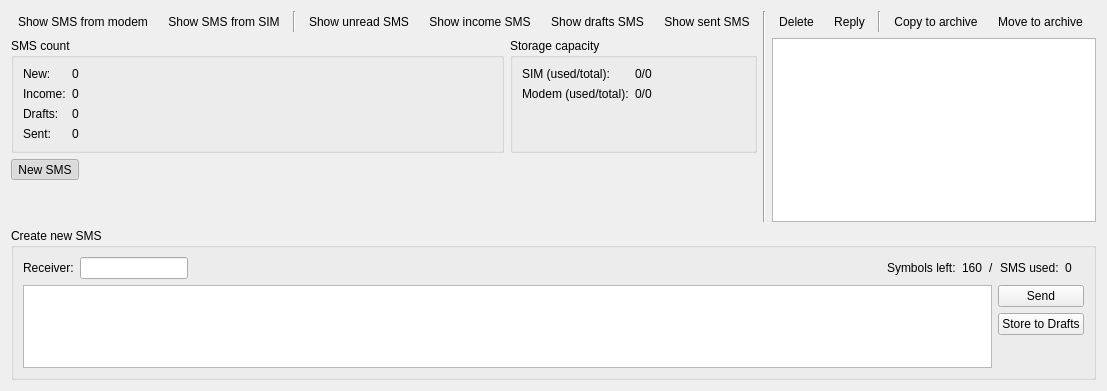
<?xml version="1.0" encoding="UTF-8"?>
<ui version="4.0">
 <class>SmsView</class>
 <widget class="QWidget" name="SmsView">
  <property name="geometry">
   <rect>
    <x>0</x>
    <y>0</y>
    <width>665</width>
    <height>391</height>
   </rect>
  </property>
  <property name="windowTitle">
   <string>SMS</string>
  </property>
  <layout class="QVBoxLayout" name="verticalLayout">
   <item>
    <layout class="QHBoxLayout" name="horizontalLayout">
     <item>
      <layout class="QGridLayout" name="gridLayout_2">
       <item row="2" column="0" colspan="3">
        <widget class="QToolButton" name="newSmsShowButton">
         <property name="text">
          <string>New SMS</string>
         </property>
         <property name="icon">
          <iconset>
           <normaloff>icons/sms_create.png</normaloff>icons/sms_create.png</iconset>
         </property>
         <property name="iconSize">
          <size>
           <width>24</width>
           <height>24</height>
          </size>
         </property>
         <property name="checkable">
          <bool>true</bool>
         </property>
         <property name="checked">
          <bool>true</bool>
         </property>
         <property name="toolButtonStyle">
          <enum>Qt::ToolButtonTextBesideIcon</enum>
         </property>
        </widget>
       </item>
       <item row="1" column="0" colspan="2">
        <widget class="QGroupBox" name="gbSmsCount">
         <property name="title">
          <string>SMS count</string>
         </property>
         <layout class="QFormLayout" name="formLayout_2">
          <item row="0" column="0">
           <widget class="QLabel" name="labelSmsNewCount">
            <property name="text">
             <string>New:</string>
            </property>
           </widget>
          </item>
          <item row="0" column="1">
           <widget class="QLabel" name="labelSmsNewCountValue">
            <property name="text">
             <string>0</string>
            </property>
           </widget>
          </item>
          <item row="1" column="0">
           <widget class="QLabel" name="labelSmsIncomeCount">
            <property name="text">
             <string>Income:</string>
            </property>
           </widget>
          </item>
          <item row="1" column="1">
           <widget class="QLabel" name="labelSmsIncomeCountValue">
            <property name="text">
             <string>0</string>
            </property>
           </widget>
          </item>
          <item row="2" column="0">
           <widget class="QLabel" name="labelSmsDraftsCount">
            <property name="text">
             <string>Drafts:</string>
            </property>
           </widget>
          </item>
          <item row="2" column="1">
           <widget class="QLabel" name="labelSmsDraftsCountValue">
            <property name="text">
             <string>0</string>
            </property>
           </widget>
          </item>
          <item row="3" column="0">
           <widget class="QLabel" name="labelSmsSentCount">
            <property name="text">
             <string>Sent:</string>
            </property>
           </widget>
          </item>
          <item row="3" column="1">
           <widget class="QLabel" name="labelSmsSentCountValue">
            <property name="text">
             <string>0</string>
            </property>
           </widget>
          </item>
         </layout>
        </widget>
       </item>
       <item row="0" column="0" colspan="3">
        <layout class="QHBoxLayout" name="horizontalLayout_2">
         <item>
          <widget class="QToolButton" name="showFromModem">
           <property name="toolTip">
            <string>Show SMS from modem</string>
           </property>
           <property name="text">
            <string>Show SMS from modem</string>
           </property>
           <property name="icon">
            <iconset>
             <normaloff>icons/sms_modem.png</normaloff>icons/sms_modem.png</iconset>
           </property>
           <property name="iconSize">
            <size>
             <width>24</width>
             <height>24</height>
            </size>
           </property>
           <property name="checkable">
            <bool>true</bool>
           </property>
           <property name="autoRaise">
            <bool>true</bool>
           </property>
          </widget>
         </item>
         <item>
          <widget class="QToolButton" name="showFromSim">
           <property name="toolTip">
            <string>Show SMS from SIM</string>
           </property>
           <property name="text">
            <string>Show SMS from SIM</string>
           </property>
           <property name="icon">
            <iconset>
             <normaloff>icons/sms_sim.png</normaloff>icons/sms_sim.png</iconset>
           </property>
           <property name="iconSize">
            <size>
             <width>24</width>
             <height>24</height>
            </size>
           </property>
           <property name="checkable">
            <bool>true</bool>
           </property>
           <property name="autoRaise">
            <bool>true</bool>
           </property>
          </widget>
         </item>
         <item>
          <widget class="Line" name="line">
           <property name="orientation">
            <enum>Qt::Vertical</enum>
           </property>
          </widget>
         </item>
         <item>
          <widget class="QToolButton" name="showUnread">
           <property name="toolTip">
            <string>Show unread SMS</string>
           </property>
           <property name="text">
            <string>Show unread SMS</string>
           </property>
           <property name="icon">
            <iconset>
             <normaloff>icons/sms_unread.png</normaloff>icons/sms_unread.png</iconset>
           </property>
           <property name="iconSize">
            <size>
             <width>24</width>
             <height>24</height>
            </size>
           </property>
           <property name="checkable">
            <bool>true</bool>
           </property>
           <property name="checked">
            <bool>false</bool>
           </property>
           <property name="autoRaise">
            <bool>true</bool>
           </property>
          </widget>
         </item>
         <item>
          <widget class="QToolButton" name="showIncome">
           <property name="toolTip">
            <string>Show income SMS</string>
           </property>
           <property name="text">
            <string>Show income SMS</string>
           </property>
           <property name="icon">
            <iconset>
             <normaloff>icons/sms_income.png</normaloff>icons/sms_income.png</iconset>
           </property>
           <property name="iconSize">
            <size>
             <width>24</width>
             <height>24</height>
            </size>
           </property>
           <property name="checkable">
            <bool>true</bool>
           </property>
           <property name="autoRaise">
            <bool>true</bool>
           </property>
          </widget>
         </item>
         <item>
          <widget class="QToolButton" name="showDrafts">
           <property name="toolTip">
            <string>Show drafts SMS</string>
           </property>
           <property name="text">
            <string>Show drafts SMS</string>
           </property>
           <property name="icon">
            <iconset>
             <normaloff>icons/sms_draft.png</normaloff>icons/sms_draft.png</iconset>
           </property>
           <property name="iconSize">
            <size>
             <width>24</width>
             <height>24</height>
            </size>
           </property>
           <property name="checkable">
            <bool>true</bool>
           </property>
           <property name="checked">
            <bool>false</bool>
           </property>
           <property name="autoRaise">
            <bool>true</bool>
           </property>
          </widget>
         </item>
         <item>
          <widget class="QToolButton" name="showSent">
           <property name="toolTip">
            <string>Show sent SMS</string>
           </property>
           <property name="text">
            <string>Show sent SMS</string>
           </property>
           <property name="icon">
            <iconset>
             <normaloff>icons/sms_sent.png</normaloff>icons/sms_sent.png</iconset>
           </property>
           <property name="iconSize">
            <size>
             <width>24</width>
             <height>24</height>
            </size>
           </property>
           <property name="checkable">
            <bool>true</bool>
           </property>
           <property name="checked">
            <bool>false</bool>
           </property>
           <property name="autoRaise">
            <bool>true</bool>
           </property>
          </widget>
         </item>
        </layout>
       </item>
       <item row="1" column="2">
        <widget class="QGroupBox" name="gbSmsStorageCapacity">
         <property name="title">
          <string>Storage capacity</string>
         </property>
         <layout class="QFormLayout" name="formLayout_3">
          <item row="0" column="0">
           <widget class="QLabel" name="labelSmsStorageCapacitySIM">
            <property name="text">
             <string>SIM (used/total):</string>
            </property>
           </widget>
          </item>
          <item row="0" column="1">
           <widget class="QLabel" name="labelSmsStorageCapacitySIMValue">
            <property name="text">
             <string>0/0</string>
            </property>
           </widget>
          </item>
          <item row="1" column="0">
           <widget class="QLabel" name="labelSmsStorageCapacityModem">
            <property name="text">
             <string>Modem (used/total):</string>
            </property>
           </widget>
          </item>
          <item row="1" column="1">
           <widget class="QLabel" name="labelSmsStorageCapacityPhoneValue">
            <property name="text">
             <string>0/0</string>
            </property>
           </widget>
          </item>
         </layout>
        </widget>
       </item>
       <item row="3" column="0" colspan="3">
        <spacer name="verticalSpacer">
         <property name="orientation">
          <enum>Qt::Vertical</enum>
         </property>
         <property name="sizeHint" stdset="0">
          <size>
           <width>20</width>
           <height>40</height>
          </size>
         </property>
        </spacer>
       </item>
      </layout>
     </item>
     <item>
      <widget class="Line" name="line_2">
       <property name="orientation">
        <enum>Qt::Vertical</enum>
       </property>
      </widget>
     </item>
     <item>
      <layout class="QGridLayout" name="gridLayout_3">
       <item row="1" column="1" colspan="6">
        <widget class="QTableView" name="smsView">
         <property name="editTriggers">
          <set>QAbstractItemView::NoEditTriggers</set>
         </property>
         <property name="alternatingRowColors">
          <bool>true</bool>
         </property>
         <property name="selectionBehavior">
          <enum>QAbstractItemView::SelectRows</enum>
         </property>
         <property name="verticalScrollMode">
          <enum>QAbstractItemView::ScrollPerPixel</enum>
         </property>
         <property name="horizontalScrollMode">
          <enum>QAbstractItemView::ScrollPerPixel</enum>
         </property>
         <property name="sortingEnabled">
          <bool>true</bool>
         </property>
         <attribute name="horizontalHeaderShowSortIndicator" stdset="0">
          <bool>true</bool>
         </attribute>
         <attribute name="horizontalHeaderStretchLastSection">
          <bool>true</bool>
         </attribute>
         <attribute name="verticalHeaderVisible">
          <bool>false</bool>
         </attribute>
        </widget>
       </item>
       <item row="0" column="5">
        <widget class="QToolButton" name="moveToArchiveBtn">
         <property name="text">
          <string>Move to archive</string>
         </property>
         <property name="toolButtonStyle">
          <enum>Qt::ToolButtonTextBesideIcon</enum>
         </property>
         <property name="autoRaise">
          <bool>true</bool>
         </property>
        </widget>
       </item>
       <item row="0" column="4">
        <widget class="QToolButton" name="copyToArchiveBtn">
         <property name="text">
          <string>Copy to archive</string>
         </property>
         <property name="toolButtonStyle">
          <enum>Qt::ToolButtonTextBesideIcon</enum>
         </property>
         <property name="autoRaise">
          <bool>true</bool>
         </property>
        </widget>
       </item>
       <item row="0" column="2">
        <widget class="QToolButton" name="replyBtn">
         <property name="text">
          <string>Reply</string>
         </property>
         <property name="toolButtonStyle">
          <enum>Qt::ToolButtonTextBesideIcon</enum>
         </property>
         <property name="autoRaise">
          <bool>true</bool>
         </property>
        </widget>
       </item>
       <item row="0" column="1">
        <widget class="QToolButton" name="deleteBtn">
         <property name="text">
          <string>Delete</string>
         </property>
         <property name="toolButtonStyle">
          <enum>Qt::ToolButtonTextBesideIcon</enum>
         </property>
         <property name="autoRaise">
          <bool>true</bool>
         </property>
        </widget>
       </item>
       <item row="0" column="6">
        <spacer name="horizontalSpacer">
         <property name="orientation">
          <enum>Qt::Horizontal</enum>
         </property>
         <property name="sizeHint" stdset="0">
          <size>
           <width>40</width>
           <height>20</height>
          </size>
         </property>
        </spacer>
       </item>
       <item row="0" column="3">
        <widget class="Line" name="line_3">
         <property name="orientation">
          <enum>Qt::Vertical</enum>
         </property>
        </widget>
       </item>
      </layout>
     </item>
    </layout>
   </item>
   <item>
    <widget class="QGroupBox" name="newSmsGroupBox">
     <property name="title">
      <string>Create new SMS</string>
     </property>
     <layout class="QGridLayout" name="gridLayout">
      <item row="0" column="0">
       <widget class="QLabel" name="labelReceiver">
        <property name="text">
         <string>Receiver:</string>
        </property>
       </widget>
      </item>
      <item row="0" column="1" colspan="5">
       <widget class="QLineEdit" name="smsReceiver">
        <property name="clearButtonEnabled">
         <bool>true</bool>
        </property>
       </widget>
      </item>
      <item row="0" column="6">
       <spacer name="horizontalSpacer_2">
        <property name="orientation">
         <enum>Qt::Horizontal</enum>
        </property>
        <property name="sizeHint" stdset="0">
         <size>
          <width>40</width>
          <height>20</height>
         </size>
        </property>
       </spacer>
      </item>
      <item row="0" column="7">
       <widget class="QLabel" name="labelSmsSymbolsLeft">
        <property name="text">
         <string>Symbols left:</string>
        </property>
       </widget>
      </item>
      <item row="0" column="11">
       <widget class="QLabel" name="smsUsed">
        <property name="text">
         <string>0</string>
        </property>
       </widget>
      </item>
      <item row="0" column="10">
       <widget class="QLabel" name="labelSmsUsed">
        <property name="text">
         <string>SMS used:</string>
        </property>
       </widget>
      </item>
      <item row="0" column="8">
       <widget class="QLabel" name="smsSymbolsLeft">
        <property name="text">
         <string>160</string>
        </property>
       </widget>
      </item>
      <item row="1" column="0" colspan="14">
       <layout class="QHBoxLayout" name="horizontalLayoutSmsSendText">
        <item>
         <widget class="QPlainTextEdit" name="smsText">
          <property name="sizePolicy">
           <sizepolicy hsizetype="Expanding" vsizetype="Maximum">
            <horstretch>0</horstretch>
            <verstretch>0</verstretch>
           </sizepolicy>
          </property>
          <property name="maximumSize">
           <size>
            <width>16777215</width>
            <height>120</height>
           </size>
          </property>
         </widget>
        </item>
        <item>
         <layout class="QVBoxLayout" name="verticalLayoutSmsButtons">
          <item>
           <widget class="QPushButton" name="sendSms">
            <property name="text">
             <string>Send</string>
            </property>
           </widget>
          </item>
          <item>
           <widget class="QPushButton" name="storeSms">
            <property name="text">
             <string>Store to Drafts</string>
            </property>
           </widget>
          </item>
          <item>
           <spacer name="verticalSpacer_2">
            <property name="orientation">
             <enum>Qt::Vertical</enum>
            </property>
            <property name="sizeType">
             <enum>QSizePolicy::Maximum</enum>
            </property>
            <property name="sizeHint" stdset="0">
             <size>
              <width>20</width>
              <height>40</height>
             </size>
            </property>
           </spacer>
          </item>
         </layout>
        </item>
       </layout>
      </item>
      <item row="0" column="9">
       <widget class="QLabel" name="label">
        <property name="text">
         <string>/</string>
        </property>
       </widget>
      </item>
     </layout>
    </widget>
   </item>
  </layout>
 </widget>
 <resources/>
 <connections/>
</ui>
